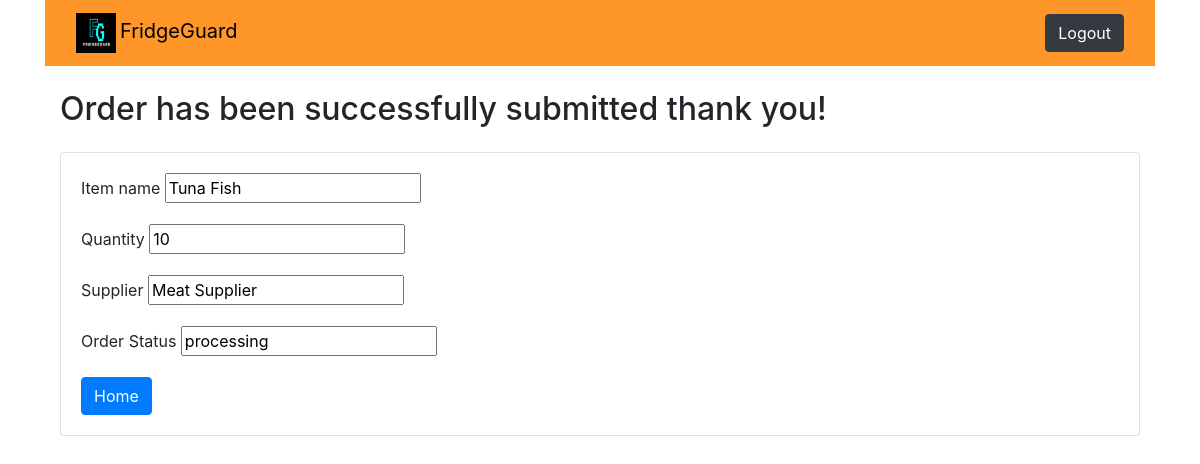
The app's page /order/6/ (signed in) with its own data.
### fridge/models.py (models this page shows, shortened)
class Order(models.Model):
    firdge_item = models.ForeignKey(
        FridgeItem, null=False, on_delete=models.CASCADE)
    supplier = models.ForeignKey(Suplier, null=True, on_delete=models.SET_NULL)
    order_code = models.CharField(
        max_length=CODE_LENGTH, editable=False, default=generate_rider_password)
    order_status = models.CharField(
        max_length=30, choices=ORDER_STATUS, default="processing")
    quantity = models.PositiveIntegerField(null=False)
    expiry_date = models.DateTimeField(default=timezone.now)
    created_at = models.DateTimeField(auto_now_add=True)

class FridgeItem(models.Model):
    name = models.CharField(max_length=250, null=False, unique=True)
    quantity = models.IntegerField(default=0)
    min_reminder = models.IntegerField(null=False)
    supplier = models.ForeignKey(Suplier, null=True, on_delete=models.SET_NULL)
    default_order_quantity = models.PositiveIntegerField(null=False)
    expiry_date = models.DateTimeField(null=True)
    last_added = models.DateTimeField(null=True)
    created_at = models.DateTimeField(auto_now_add=True)
    updated_at = models.DateTimeField(auto_now=True)
    auto_order = models.BooleanField(null=False, default=True)
    is_expired = models.BooleanField(null=False, default=False)
    constraints = [
        models.UniqueConstraint(fields=['name'], name="unique_item")
    ]
    class Meta:
        verbose_name = "FridgeItem"
        verbose_name_plural = "FridgeItems"
    def __str__(self):
        return self.name

class Suplier(models.Model):
    name = models.CharField(max_length=200)
    address = models.CharField(max_length=500)
    email = models.EmailField(null=False)
    phone = models.CharField(max_length=16, null=True)
    def __str__(self):
        return self.name

### fridge/views.py (the view)
# urls.py: path('order/<int:pk>/', OrderDetailView.as_view(), name='order_detail'),
class OrderDetailView(LoginRequiredMixin, DetailView):
    model = Order
    template_name = "fridge/object_detail.html"

### fridge/context_processors.py (called while the page is built)
def dynamic_context(request):
    if request.user.is_superuser:
        notification_count = Notification.objects.filter(is_read=False).count()
        return {"notification_count": notification_count}
    return {}

### fridge/templates/fridge/object_detail.html
{% extends "fridge/base.html" %}
{% block content %}
{% load crispy_forms_tags %}
{% include "fridge/header.html"%}
<div class="container mt-4">
    <h2 class="mb-4"> Order has been successfully submitted thank you!</h2>
    <div class="card">
      <div class="card-body">
        <div class="form-group">
        <label for="item">Item name</label>
        <input type="text" id="name" name="name" value="{{ object.firdge_item }}" readonly>
        </div>
        <div class="form-group">
        <label for="item">Quantity</label>
        <input type="text" id="name" name="name" value="{{ object.quantity  }}" readonly>
        </div>
        <div class="form-group">
        <label for="item">Supplier</label>
        <input type="text" id="name" name="name" value="{{ object.supplier }}" readonly>
        </div>
        <div class="form-group">
        <label for="item">Order Status</label>
        <input type="text" id="name" name="name" value="{{ object.order_status }}" readonly>
        </div>
        <a href="/home" class="btn btn-primary">Home</a>
      </div>
    </div>
  </div>
{% endblock %}

### records on screen
Order: name "Tuna Fish", name "10", name "Meat Supplier", name "processing"
